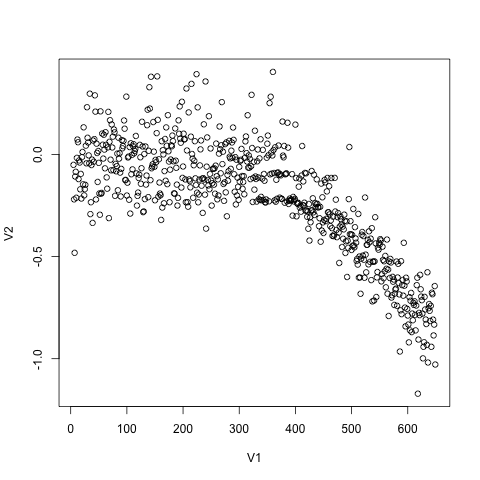

Write R code to recreate this figure.

a <-read.csv("trial-final-11-20171229151251.csv", header = FALSE)
plot(a)
png("trial-final-11-20171229151251.csv.png")
plot(a)

